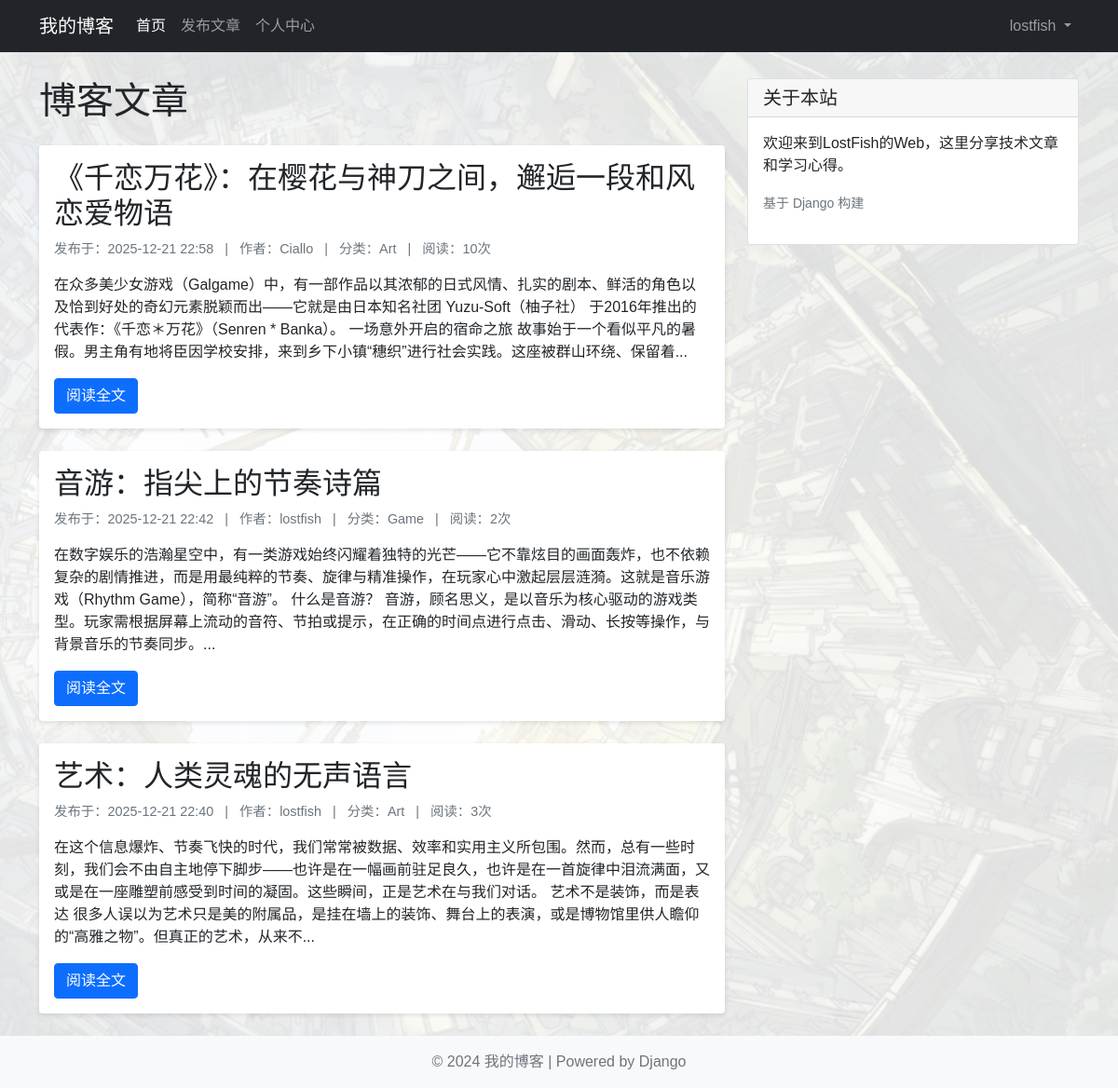
The app's page / (signed in) with its own data.
### blog/models.py (models this page shows, shortened)
class Post(models.Model):
    title = models.CharField('标题', max_length=200)
    content = models.TextField('内容')
    excerpt = models.CharField('摘要', max_length=200, blank=True)
    created = models.DateTimeField('创建时间', default=timezone.now)
    updated = models.DateTimeField('更新时间', auto_now=True)
    category = models.ForeignKey(Category, verbose_name='分类', on_delete=models.CASCADE)
    tags = models.ManyToManyField(Tag, verbose_name='标签', blank=True)
    author = models.ForeignKey(User, verbose_name='作者', on_delete=models.CASCADE,
                               null=True, blank=True)
    views = models.PositiveIntegerField('阅读量', default=0)
    class Meta:
        verbose_name = '文章'
        verbose_name_plural = '文章'
        ordering = ['-created']

class Category(models.Model):
    name = models.CharField('分类名', max_length=100)
    class Meta:
        verbose_name = '分类'
        verbose_name_plural = '分类'

### blog/views.py (the view)
# urls.py: path('', views.index, name='index'),
def index(request):
    posts = Post.objects.all()
    return render(request, 'blog/index.html', {'posts': posts})

### templates/blog/index.html (shortened to what this page needs)
{% extends 'base.html' %}
{% block content %}
<h1 class="mb-4">博客文章</h1>
{% if posts %}
    {% for post in posts %}
    <article class="card mb-4 post-card">
        <div class="card-body">
            <h2 class="card-title">
                <a href="{% url 'post_detail' post.pk %}" class="text-decoration-none text-dark">{{ post.title }}</a>
            </h2>
            <div class="post-meta mb-3">
                <span>发布于：{{ post.created|date:"Y-m-d H:i" }}</span>
                <span class="mx-2">|</span>
                <span>作者：{{ post.author.username }}</span>
                <span class="mx-2">|</span>
                <span>分类：{{ post.category.name }}</span>
                <span class="mx-2">|</span>
                <span>阅读：{{ post.views }}次</span>
            </div>
            <p class="card-text">{{ post.excerpt|default:post.content|truncatechars:200 }}</p>
            <div class="d-flex justify-content-between align-items-center">
                <a href="{% url 'post_detail' post.pk %}" class="btn btn-primary">阅读全文</a>
            </div>
        </div>
    </article>
    {% endfor %}
{% else %}
    <div class="alert alert-info">
        还没有文章，{% if user.is_authenticated %}<a href="{% url 'post_create' %}">去发布一篇</a>{% else %}请<a href="{% url 'login' %}">登录</a>后发布{% endif %}吧！
    </div>
{% endif %}
{% endblock %}

### templates/base.html (shortened to what this page needs)
<!DOCTYPE html>
<html lang="zh-CN">
<head>
    {% load static %}
    <link href="https://cdn.jsdelivr.net/npm/bootstrap@5.1.3/dist/css/bootstrap.min.css" rel="stylesheet">
    <link rel="stylesheet" href="{% static 'css/style.css' %}">
</head>
<body>
    <nav class="navbar navbar-expand-lg navbar-dark bg-dark fixed-top">
        <div class="container">
            <a class="navbar-brand" href="{% url 'index' %}">我的博客</a>
            <div class="collapse navbar-collapse" id="navbarNav">
                <ul class="navbar-nav me-auto">
                    <li class="nav-item">
                        <a class="nav-link active" href="{% url 'index' %}">首页</a>
                    </li>
                    {% if user.is_authenticated %}
                    <li class="nav-item">
                        <a class="nav-link" href="{% url 'post_create' %}">发布文章</a>
                    </li>
                    <li class="nav-item">
                        <a class="nav-link" href="{% url 'profile' %}">个人中心</a>
                    </li>
                    {% endif %}
                </ul>
                <div class="navbar-nav">
                    {% if user.is_authenticated %}
                    <li class="nav-item dropdown">
                        <a class="nav-link dropdown-toggle" href="#" id="userDropdown" role="button"
                           data-bs-toggle="dropdown" aria-expanded="false">
                            {{ user.username }}
                        </a>
                    </li>
                    {% endif %}
                </div>
            </div>
        </div>
    </nav>
    <div class="container mt-4">
        <div class="row">
            <main class="col-md-8">
                {% block content %}
                {% endblock %}
            </main>
            <aside class="col-md-4">
                {% block sidebar %}
                <div class="card mb-4">
                    <div class="card-header">
                        <h5 class="mb-0">关于本站</h5>
                    </div>
                    <div class="card-body">
                        <p>欢迎来到LostFish的Web，这里分享技术文章和学习心得。</p>
                        <p><small class="text-muted">基于 Django 构建</small></p>
                    </div>
                </div>
                {% endblock %}
            </aside>
        </div>
    </div>
    <footer class="footer mt-auto py-3 bg-light">
        <div class="container text-center">
            <span class="text-muted">© 2024 我的博客 | Powered by Django</span>
        </div>
    </footer>
</body>
</html>

### static/css/style.css (style rules this page uses)
html body { background-image: url('../images/background.jpg'); background-size: cover; background-position: center center; background-repeat: no-repeat; background-attachment: fixed; min-height: 100vh; position: relative; background-color: transparent !important; }
html body::before { content: ''; position: fixed; top: 0; left: 0; width: 100%; height: 100%; background-color: rgba(255, 255, 255, 0.85); z-index: -1; }
body .container { position: relative; z-index: 1; }

### records on screen
Post: title "《千恋万花》：在樱花与神刀之间，邂逅一段和风恋爱物语", created "2025-12-21 22:58", author.username "Ciallo", category.name "Art", views "10", excerpt "在众多美少女游戏（Galgame）中，有一部作品以其浓郁的日式风情、扎实的剧本、鲜活的角色以及恰到好处的奇幻元素脱颖而出——它就是由日本知名社团 Yuzu-Soft（柚子社） 于2016年推出的代表作：《千恋＊万花》（Senren * Banka）。 一场意外开启的宿命之旅 故事始于一个看似平凡的暑假。男主角有地将臣因学校安排，来到乡下小镇“穗织”进行社会实践。这座被群山环绕、保留着..."
Post: title "音游：指尖上的节奏诗篇", created "2025-12-21 22:42", author.username "lostfish", category.name "Game", views "2", excerpt "在数字娱乐的浩瀚星空中，有一类游戏始终闪耀着独特的光芒——它不靠炫目的画面轰炸，也不依赖复杂的剧情推进，而是用最纯粹的节奏、旋律与精准操作，在玩家心中激起层层涟漪。这就是音乐游戏（Rhythm Game），简称“音游”。 什么是音游？ 音游，顾名思义，是以音乐为核心驱动的游戏类型。玩家需根据屏幕上流动的音符、节拍或提示，在正确的时间点进行点击、滑动、长按等操作，与背景音乐的节奏同步。..."
Post: title "艺术：人类灵魂的无声语言", created "2025-12-21 22:40", author.username "lostfish", category.name "Art", views "3", excerpt "在这个信息爆炸、节奏飞快的时代，我们常常被数据、效率和实用主义所包围。然而，总有一些时刻，我们会不由自主地停下脚步——也许是在一幅画前驻足良久，也许是在一首旋律中泪流满面，又或是在一座雕塑前感受到时间的凝固。这些瞬间，正是艺术在与我们对话。 艺术不是装饰，而是表达 很多人误以为艺术只是美的附属品，是挂在墙上的装饰、舞台上的表演，或是博物馆里供人瞻仰的“高雅之物”。但真正的艺术，从来不..."

### other values on screen
{{ user.username }} "lostfish"
